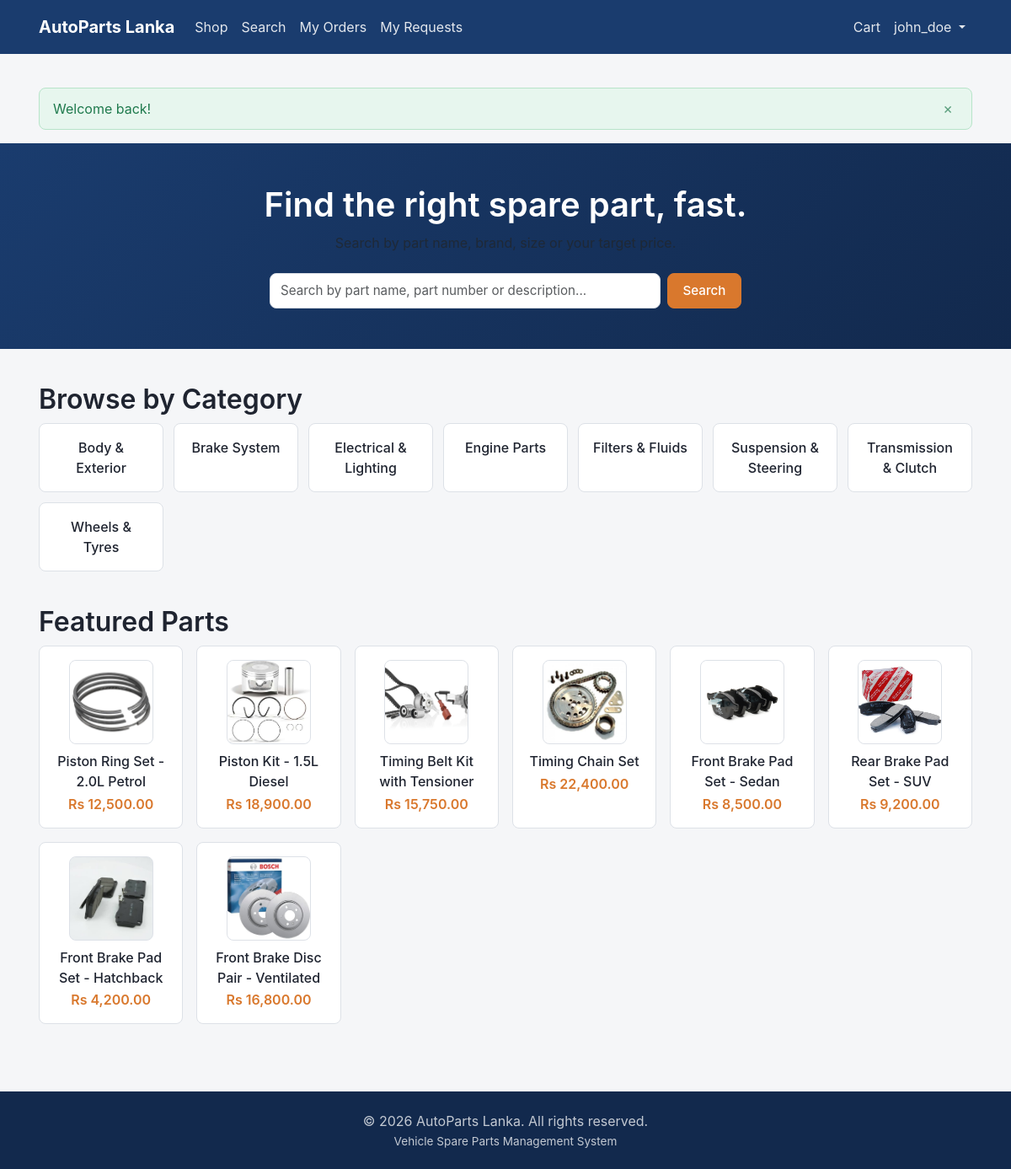
Screenshot of /index.php (signed in) with the database file from the repository.
### tables this page shows
CREATE TABLE registered_user (
    userID        INT AUTO_INCREMENT PRIMARY KEY,
    username      VARCHAR(50)  NOT NULL UNIQUE,
    passwordHash  VARCHAR(255) NOT NULL,
    email         VARCHAR(100) NOT NULL UNIQUE,
    phone         VARCHAR(20)  NULL,
    address       VARCHAR(255) NULL,
    registeredAt  DATETIME     NOT NULL DEFAULT CURRENT_TIMESTAMP,
    isVerified    TINYINT(1)   NOT NULL DEFAULT 0,
    resetToken    VARCHAR(255) NULL,
    resetExpires  DATETIME     NULL
);

CREATE TABLE category (
    categoryID       INT AUTO_INCREMENT PRIMARY KEY,
    parentCategoryID INT NULL,
    categoryName     VARCHAR(100) NOT NULL,
    description      TEXT NULL,
    CONSTRAINT fk_category_parent FOREIGN KEY (parentCategoryID)
        REFERENCES category(categoryID) ON DELETE SET NULL
);

CREATE TABLE spare_part (
    partID         INT AUTO_INCREMENT PRIMARY KEY,
    categoryID     INT NOT NULL,
    brandID        INT NOT NULL,
    countryID      INT NOT NULL,
    adminID        INT NOT NULL,
    partName       VARCHAR(150) NOT NULL,
    partNumber     VARCHAR(50)  NOT NULL,
    description    TEXT NULL,
    price          DECIMAL(12,2) NOT NULL,
    size           VARCHAR(50)  NULL,
    stockQty       INT NOT NULL DEFAULT 0,
    minStockLevel  INT NOT NULL DEFAULT 0,
    imageURL       VARCHAR(255) NULL,
    isActive       TINYINT(1) NOT NULL DEFAULT 1,
    createdAt      DATETIME NOT NULL DEFAULT CURRENT_TIMESTAMP,
    CONSTRAINT fk_part_category FOREIGN KEY (categoryID) REFERENCES category(categoryID),
    CONSTRAINT fk_part_brand    FOREIGN KEY (brandID)    REFERENCES brand(brandID),
    CONSTRAINT fk_part_country  FOREIGN KEY (countryID)  REFERENCES country(countryID),
    CONSTRAINT fk_part_admin    FOREIGN KEY (adminID)    REFERENCES admin(adminID),
    INDEX idx_part_active (isActive),
    INDEX idx_part_name (partName),
    INDEX idx_part_number (partNumber)
);

### includes/auth_guard.php (called while the page is built, shortened)
<?php
function isLoggedIn(): bool
{
    return !empty($_SESSION['user_id']);
}
function currentUserId(): ?int
{
    return isset($_SESSION['user_id']) ? (int) $_SESSION['user_id'] : null;
}
function currentUser(): ?array
{
    static $cache = [];
    $userId = currentUserId();
    if (!array_key_exists($userId, $cache)) {
        $stmt = getDB()->prepare('SELECT * FROM registered_user WHERE userID = ?');
        $stmt->execute([$userId]);
        $cache[$userId] = $stmt->fetch() ?: null;
    }
    return $cache[$userId];
}

### config/database.php (called while the page is built, shortened)
<?php
function getDB(): PDO
{
    static $pdo = null;
    if ($pdo === null) {
        $dsn = 'mysql:host=' . DB_HOST . ';dbname=' . DB_NAME . ';charset=utf8mb4';
        $pdo = new PDO($dsn, DB_USER, DB_PASS, [
            PDO::ATTR_ERRMODE => PDO::ERRMODE_EXCEPTION,
            PDO::ATTR_DEFAULT_FETCH_MODE => PDO::FETCH_ASSOC,
            PDO::ATTR_EMULATE_PREPARES => false,
        ]);
    }
    return $pdo;
}

### index.php (the view, shortened to what this page needs)
<?php
$categories = [];
$featuredParts = [];
try {
    $db = getDB();
    $categories = $db->query(
        'SELECT categoryID, categoryName FROM category WHERE parentCategoryID IS NULL ORDER BY categoryName LIMIT 8'
    )->fetchAll();
    $featuredParts = $db->query(
        'SELECT partID, partName, price, imageURL FROM spare_part WHERE isActive = 1 ORDER BY createdAt DESC LIMIT 8'
    )->fetchAll();
} catch (PDOException $e) {
    $categories = [];
    $featuredParts = [];
}
require __DIR__ . '/includes/header.php';
?>
<section class="home-hero">
    <div class="container">
        <h1>Find the right spare part, fast.</h1>
        <p class="text-muted">Search by part name, brand, size or your target price.</p>
        <form class="home-hero-search" action="<?php echo BASE_URL; ?>/catalogue/search.php" method="get">
            <input
                type="text"
                name="keyword"
                class="form-control"
                placeholder="Search by part name, part number or description..."
            >
            <button type="submit" class="btn btn-accent">Search</button>
        </form>
    </div>
</section>
<div class="container">
    <section class="home-section">
        <h2>Browse by Category</h2>
        <?php if (empty($categories)): ?>
        <p class="text-muted">Categories will appear here once the catalogue is populated.</p>
        <?php else: ?>
        <div class="home-category-grid">
            <?php foreach ($categories as $category): ?>
            <a class="home-category-tile" href="<?php echo BASE_URL; ?>/catalogue/products.php?category=<?php echo (int) $category['categoryID']; ?>">
                <?php echo e($category['categoryName']); ?>
            </a>
            <?php endforeach; ?>
        </div>
        <?php endif; ?>
    </section>
    <section class="home-section">
        <h2>Featured Parts</h2>
        <?php if (empty($featuredParts)): ?>
        <p class="text-muted">Featured parts will appear here once the catalogue is populated.</p>
        <?php else: ?>
        <div class="home-part-grid">
            <?php foreach ($featuredParts as $part): ?>
            <a class="home-part-card" href="<?php echo BASE_URL; ?>/catalogue/product_details.php?id=<?php echo (int) $part['partID']; ?>">
                <?php echo partImage($part, 'md'); ?>
                <p class="home-part-name"><?php echo e($part['partName']); ?></p>
                <p class="home-part-price"><?php echo formatMoney((float) $part['price']); ?></p>
            </a>
            <?php endforeach; ?>
        </div>
        <?php endif; ?>
    </section>
</div>
<?php require __DIR__ . '/includes/footer.php'; ?>

### includes/navbar.php (shortened to what this page needs)
<?php
$navUser = isLoggedIn() ? currentUser() : null;
?>
<nav class="navbar navbar-expand-lg navbar-main">
    <div class="container">
        <a class="navbar-brand" href="<?php echo BASE_URL; ?>/index.php"><?php echo e(SITE_NAME); ?></a>
        <div class="collapse navbar-collapse" id="mainNav">
            <ul class="navbar-nav me-auto">
                <li class="nav-item"><a class="nav-link" href="<?php echo BASE_URL; ?>/catalogue/products.php">Shop</a></li>
                <li class="nav-item"><a class="nav-link" href="<?php echo BASE_URL; ?>/catalogue/search.php">Search</a></li>
                <?php if (isLoggedIn()): ?>
                <li class="nav-item"><a class="nav-link" href="<?php echo BASE_URL; ?>/orders/my_orders.php">My Orders</a></li>
                <li class="nav-item"><a class="nav-link" href="<?php echo BASE_URL; ?>/requests/my_requests.php">My Requests</a></li>
                <?php endif; ?>
            </ul>
            <ul class="navbar-nav">
                <li class="nav-item">
                    <a class="nav-link nav-cart-link" href="<?php echo BASE_URL; ?>/orders/cart.php">
                        Cart
                    </a>
                </li>
                <?php if (isLoggedIn()): ?>
                <li class="nav-item dropdown">
                    <a class="nav-link dropdown-toggle" href="#" id="navAccountDropdown" role="button" data-bs-toggle="dropdown" aria-expanded="false">
                        <?php echo e($navUser['username'] ?? 'Account'); ?>
                    </a>
                </li>
                <?php elseif (isAdmin()): ?>
                <li class="nav-item"><a class="nav-link" href="<?php echo BASE_URL; ?>/admin/dashboard.php">Admin Panel</a></li>
                <li class="nav-item"><a class="nav-link" href="<?php echo BASE_URL; ?>/auth/logout.php">Logout</a></li>
                <?php else: ?>
                <li class="nav-item"><a class="nav-link" href="<?php echo BASE_URL; ?>/auth/login.php">Login</a></li>
                <li class="nav-item"><a class="nav-link" href="<?php echo BASE_URL; ?>/auth/register.php">Register</a></li>
                <?php endif; ?>
            </ul>
        </div>
    </div>
</nav>

### includes/functions.php (shortened to what this page needs)
<?php
function e(?string $value): string
{
    return htmlspecialchars($value ?? '', ENT_QUOTES, 'UTF-8');
}
function formatMoney(float $amount): string
{
    return CURRENCY . ' ' . number_format($amount, 2);
}
function partImage(array $part, string $size = 'md'): string
{
    if (!empty($part['imageURL'])) {
        $src = str_contains($part['imageURL'], '/')
            ? BASE_URL . '/' . ltrim($part['imageURL'], '/')
            : rtrim(UPLOAD_URL, '/') . '/' . $part['imageURL'];
        return '<img class="part-thumb part-thumb--' . e($size) . '" '
             . 'src="' . e($src) . '" alt="' . e($part['partName'] ?? '') . '">';
    }
    $initials = strtoupper(mb_substr($part['partName'] ?? '?', 0, 2));
    return '<div class="part-thumb part-thumb--' . e($size) . '">'
         . '<span>' . e($initials) . '</span></div>';
}

### assets/css/base.css (style rules this page uses)
:root { --color-primary: #1a3c6e; --color-primary-dark: #12294d; --color-accent: #d9782d; --color-success: #1f7a4d; --color-danger: #b3261e; --color-warning: #8a6100; --color-info: #1d5f8a; --color-text: #1f2430; --color-text-muted: #5c6472; --color-border: #dde1e7; --color-bg: #f5f6f8; --color-surface: #ffffff; --radius: 8px; --font-base: -apple-system, BlinkMacSystemFont, "Segoe UI", Roboto, Helvetica, Arial, sans-serif; }
* { box-sizing: border-box; }
html, body { margin: 0; padding: 0; }
body { font-family: var(--font-base); color: var(--color-text); background: var(--color-bg); line-height: 1.5; display: flex; flex-direction: column; min-height: 100vh; }
.container { max-width: 1140px; margin: 0 auto; padding: 0 1rem; }
a { color: var(--color-primary); text-decoration: none; }
h1, h2, h3, h4, h5, h6 { font-weight: 600; line-height: 1.25; margin-top: 0; }
.navbar-main { background: var(--color-primary); padding: 0.75rem 0; }
.navbar-main .navbar-brand { color: #fff; font-weight: 700; font-size: 1.25rem; }
.navbar-main .nav-link { color: rgba(255, 255, 255, 0.88); }
.nav-cart-link { position: relative; }
.btn { display: inline-block; font-weight: 500; text-align: center; vertical-align: middle; cursor: pointer; border: 1px solid transparent; padding: 0.5rem 1.1rem; font-size: 0.95rem; border-radius: var(--radius); transition: background-color 0.15s ease, border-color 0.15s ease; }
.btn-accent { background: var(--color-accent); border-color: var(--color-accent); color: #fff; }
.form-control { display: block; width: 100%; padding: 0.55rem 0.75rem; font-size: 0.95rem; color: var(--color-text); background: var(--color-surface); border: 1px solid var(--color-border); border-radius: var(--radius); }
.part-thumb { display: flex; align-items: center; justify-content: center; background: linear-gradient(135deg, #eef1f6, #dfe4ec); border: 1px solid var(--color-border); border-radius: var(--radius); color: var(--color-text-muted); font-weight: 700; overflow: hidden; object-fit: cover; }
.part-thumb--md { width: 100px; height: 100px; font-size: 1.3rem; }
.text-muted { color: var(--color-text-muted); }
.home-hero { background: linear-gradient(135deg, var(--color-primary), var(--color-primary-dark)); color: #fff; padding: 3rem 0; text-align: center; }
.home-hero h1 { margin-bottom: 0.5rem; }
.home-hero .text-muted { color: rgba(255, 255, 255, 0.8); }
.home-hero-search { display: flex; gap: 0.5rem; max-width: 560px; margin: 1.5rem auto 0; }
.home-hero-search .form-control { flex: 1; }
.home-section { margin-top: 2.5rem; }
.home-category-grid { display: grid; grid-template-columns: repeat(auto-fill, minmax(140px, 1fr)); gap: 0.75rem; }
.home-category-tile { display: block; background: var(--color-surface); border: 1px solid var(--color-border); border-radius: var(--radius); padding: 1rem; text-align: center; font-weight: 500; color: var(--color-text); }
.home-part-grid { display: grid; grid-template-columns: repeat(auto-fill, minmax(160px, 1fr)); gap: 1rem; }
.home-part-card { display: block; background: var(--color-surface); border: 1px solid var(--color-border); border-radius: var(--radius); padding: 1rem; text-align: center; color: var(--color-text); }
.home-part-card .part-thumb { margin: 0 auto 0.5rem; }
.home-part-name { font-weight: 500; margin: 0.25rem 0 0; }
.home-part-price { color: var(--color-accent); font-weight: 600; margin: 0.15rem 0 0; }

### rows the page displays
registered_user: username "john_doe"
category: categoryName "Body & Exterior"
category: categoryName "Brake System"
category: categoryName "Electrical & Lighting"
category: categoryName "Engine Parts"
category: categoryName "Filters & Fluids"
category: categoryName "Suspension & Steering"
category: categoryName "Transmission & Clutch"
category: categoryName "Wheels & Tyres"
spare_part: imageURL (picture), partName "Piston Ring Set - 2.0L Petrol", price "Rs 12,500.00"
spare_part: imageURL (picture), partName "Piston Kit - 1.5L Diesel", price "Rs 18,900.00"
spare_part: imageURL (picture), partName "Timing Belt Kit with Tensioner", price "Rs 15,750.00"
spare_part: imageURL (picture), partName "Timing Chain Set", price "Rs 22,400.00"
spare_part: imageURL (picture), partName "Front Brake Pad Set - Sedan", price "Rs 8,500.00"
spare_part: imageURL (picture), partName "Rear Brake Pad Set - SUV", price "Rs 9,200.00"
spare_part: imageURL (picture), partName "Front Brake Pad Set - Hatchback", price "Rs 4,200.00"
spare_part: imageURL (picture), partName "Front Brake Disc Pair - Ventilated", price "Rs 16,800.00"

### other values shown
SITE_NAME "AutoParts Lanka"
$flash['message'] "Welcome back!"
